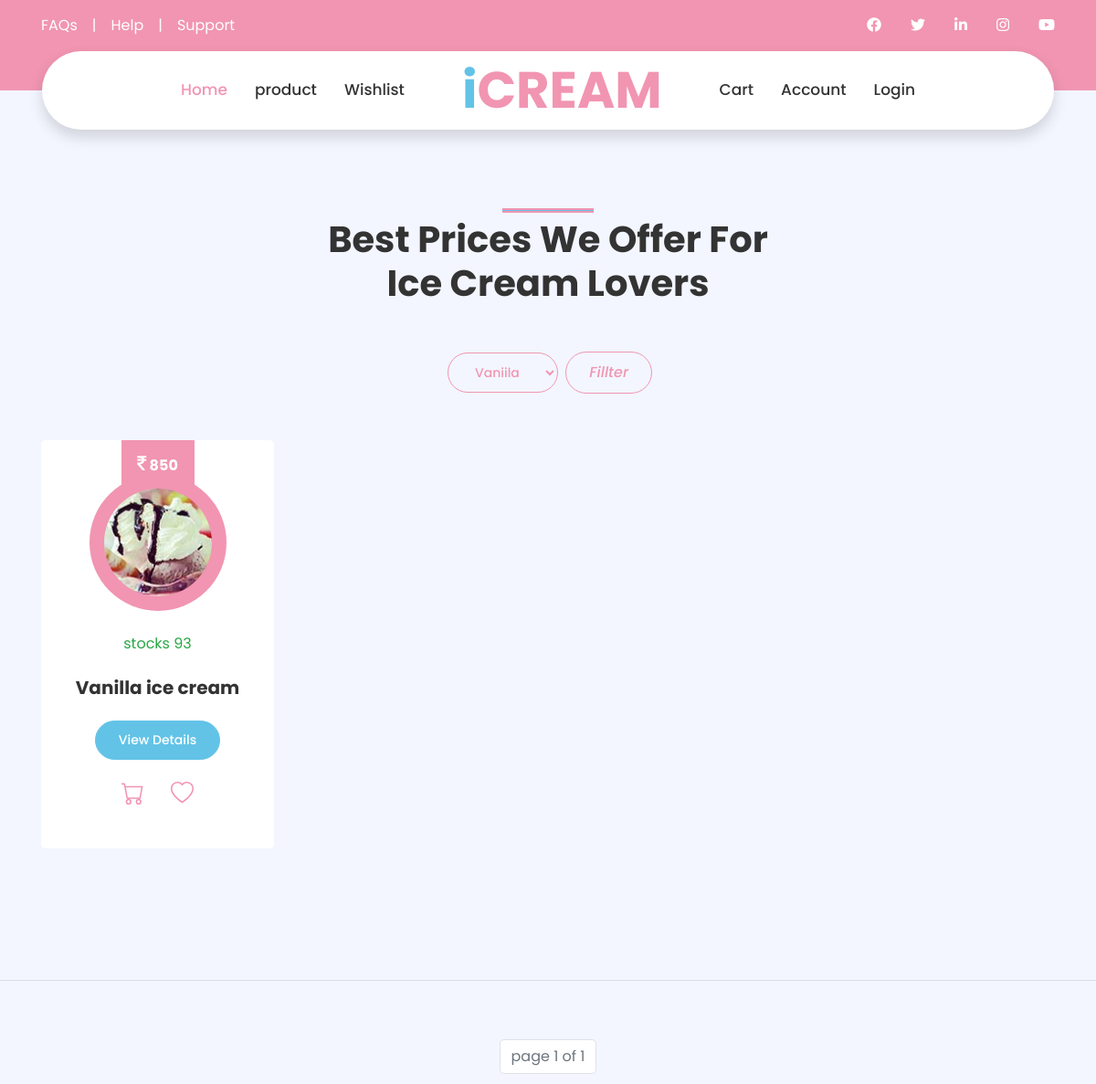
The page /home/product/ (upper part) on the database as committed earlier.
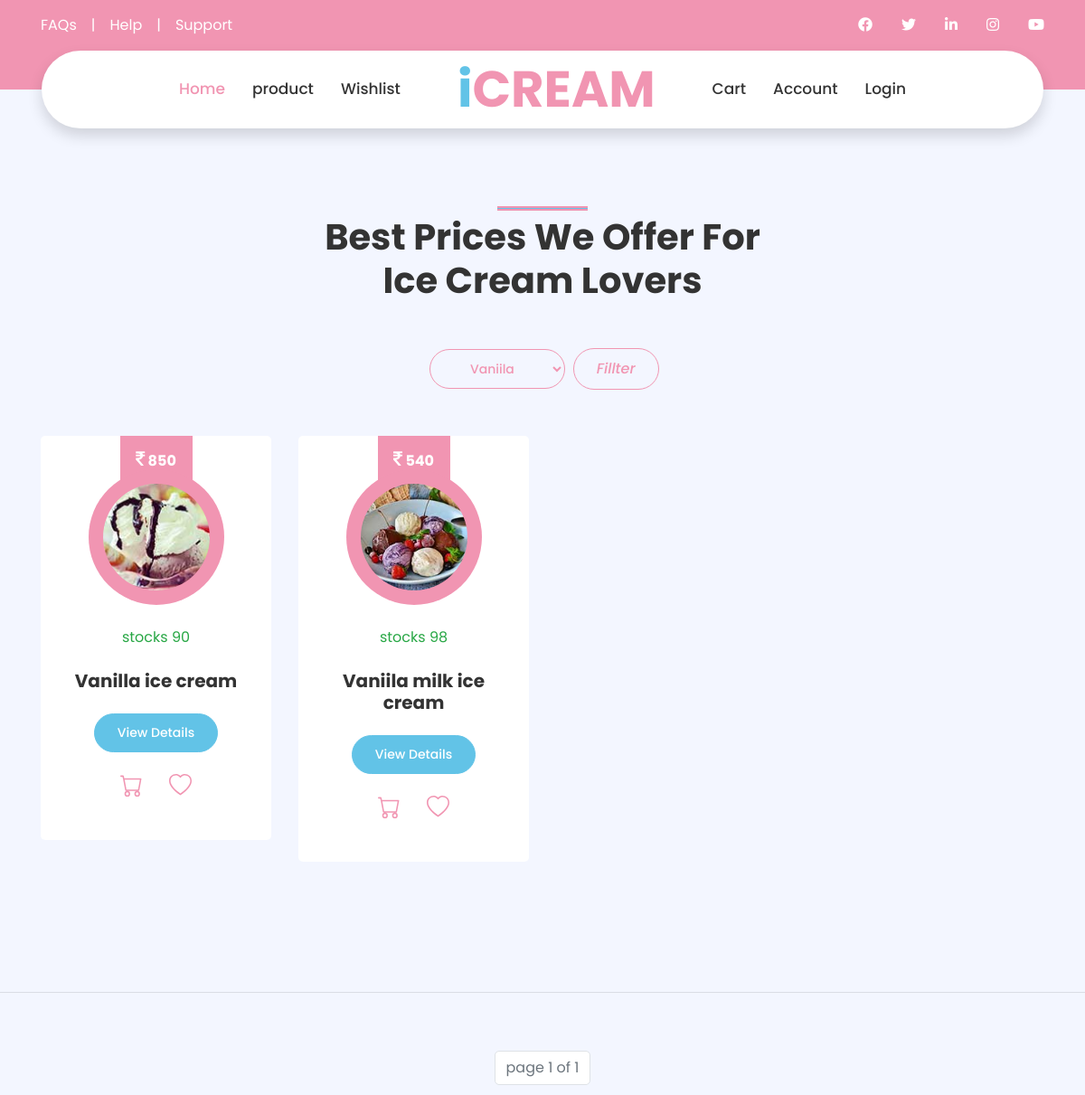
The same page on the database as committed later.
### home/models.py (models this page shows, shortened)
class Product(models.Model):
    product_name = models.CharField(max_length=50,default=None)
    product_price = models.IntegerField(default=None)
    product_image = models.ImageField(upload_to='images/',default=None)
    product_discription = models.TextField(default=None)
    Cutegory_id = models.ForeignKey(Category,on_delete=models.CASCADE,default=None)
    is_available = models.IntegerField(default=None)
    is_offers = models.IntegerField(default=None)

### home/views.py (the view, shortened to what this page needs)
# urls.py: path('product/',views.product_table,name='product_table'),
def product(request):
    check_order_offers()
    p = Paginator(Product.objects.all(),4)
    page = request.GET.get('page')
    product_pagination = p.get_page(page)
    coupon = Coupon.objects.all()
    category_list = Category.objects.all()
    '''
    this for loop change price offer apply
    '''
    if request.method == 'POST':
        categoryname = request.POST['categoryname']
        print(categoryname)
        p = Paginator(Product.objects.filter(Cutegory_id = categoryname),4)
        page = request.GET.get('page')
        product_pagination = p.get_page(page)
    return render(request,'product.html',{'coupon':coupon,'category_list':category_list,'product_pagination':product_pagination})

### odershandle/views.py (called while the page is built)
def check_order_offers():
    print('this is offer price check functionality')
    offers = Coupon.objects.all()
    products = Product.objects.all()
    for off in offers:
        for product in products:
            if off.category == product.Cutegory_id:
                product.is_offers = product.product_price * (100 - off.offers)/100
                product.save()
                print(f"{off.category} - {product.Cutegory_id} :-: price = {product.product_price} offers - {off.offers} offerprice {product.is_offers}")

### home/templates/product.html (shortened to what the changed rows need)
{% extends 'navandfooter.html' %}
{% block product %}
    <div class="container-fluid py-5">
        <div class="container py-5">
            <div class="row justify-content-center">
                <div class="col-lg-6">
                    <h1 class="section-title position-relative text-center mb-5">Best Prices We Offer For Ice Cream Lovers</h1>
                </div>
            </div>
            <br><br>
            <div class="row">
                {% for list in product_pagination %}
                <div class="col-lg-3 col-md-6 mb-4 pb-2">
                    <div class="product-item d-flex flex-column align-items-center text-center bg-light rounded py-5 px-3">
                        <div class="bg-primary mt-n5 py-3" style="width: 80px;">
                            <h6 class="font-weight-bold text-white mb-0"><i class="fa fa-inr" style="font-size:20px"></i>&nbsp;{{list.is_offers}}</h6>
                        </div>
                        <div class="position-relative bg-primary rounded-circle mt-n3 mb-4 p-3" style="width: 150px; height: 150px;">
                            <img class="rounded-circle w-100 h-100" src="{{list.product_image.url}}" style="object-fit: cover;">
                        </div>
                        <div class="container align-text-top">
                            {% if list.is_available %}
                            <span class="text-success">stocks {{list.is_available}}<span>
                            {% else %}
                            <span class="text-danger">out of stock<span>
                            {% endif %}
                        </div><br>
                        <h5 class="font-weight-bold mb-4">{{list.product_name}}</h5>
                        <a href="{% url 'details' list.id %}" class="btn btn-sm btn-secondary">View Details</a>
                        <br>
                        <div>
                        {% if 'username' in request.session %}
                        <a onclick="addtocart({{list.id}})" style="cursor:pointer">
                        <svg xmlns="http://www.w3.org/2000/svg" width="25" height="25" fill="currentColor" class="bi bi-cart" viewBox="0 0 16 16">
                        <path d="M0 1.5A.5.5 0 0 1 .5 1H2a.5.5 0 0 1 .485.379L2.89 3H14.5a.5.5 0 0 1 .491.592l-1.5 8A.5.5 0 0 1 13 12H4a.5.5 0 0 1-.491-.408L2.01 3.607 1.61 2H.5a.5.5 0 0 1-.5-.5zM3.102 4l1.313 7h8.17l1.313-7H3.102zM5 12a2 2 0 1 0 0 4 2 2 0 0 0 0-4zm7 0a2 2 0 1 0 0 4 2 2 0 0 0 0-4zm-7 1a1 1 0 1 1 0 2 1 1 0 0 1 0-2zm7 0a1 1 0 1 1 0 2 1 1 0 0 1 0-2z"/>
                        </svg>
                        </a>
                        {% else %}
                        <a href="{% url 'login' %}" >
                            </a>
                        {% endif %}
                        {% if 'username' in request.session %}
                        <a  onclick="addtowishlist({{list.id}})" style="cursor:pointer">
                        <svg xmlns="http://www.w3.org/2000/svg" width="25" height="25" fill="currentColor" class="bi bi-heart" viewBox="0 0 16 16">
                        <path d="m8 2.748-.717-.737C5.6.281 2.514.878 1.4 3.053c-.523 1.023-.641 2.5.314 4.385.92 1.815 2.834 3.989 6.286 6.357 3.452-2.368 5.365-4.542 6.286-6.357.955-1.886.838-3.362.314-4.385C13.486.878 10.4.28 8.717 2.01L8 2.748zM8 15C-7.333 4.868 3.279-3.04 7.824 1.143c.06.055.119.112.176.171a3.12 3.12 0 0 1 .176-.17C12.72-3.042 23.333 4.867 8 15z"/>
                        </svg>
                        </a>
                        {% else %}
                        <a href="{% url 'login' %}" >
                            </a>
                        {% endif %}
                        </div>
                    </div>
                </div>
                {% endfor %}
            </div>
        </div>
    </div>
    <hr><br><br>
{% endblock product %}

Rows that differ between the two databases and show on the page:
changed Product "Vanilla ice cream": is_available "93" → "90"
added Product: is_offers "540", product_image (picture), is_available "98", product_name "Vaniila milk ice cream"
